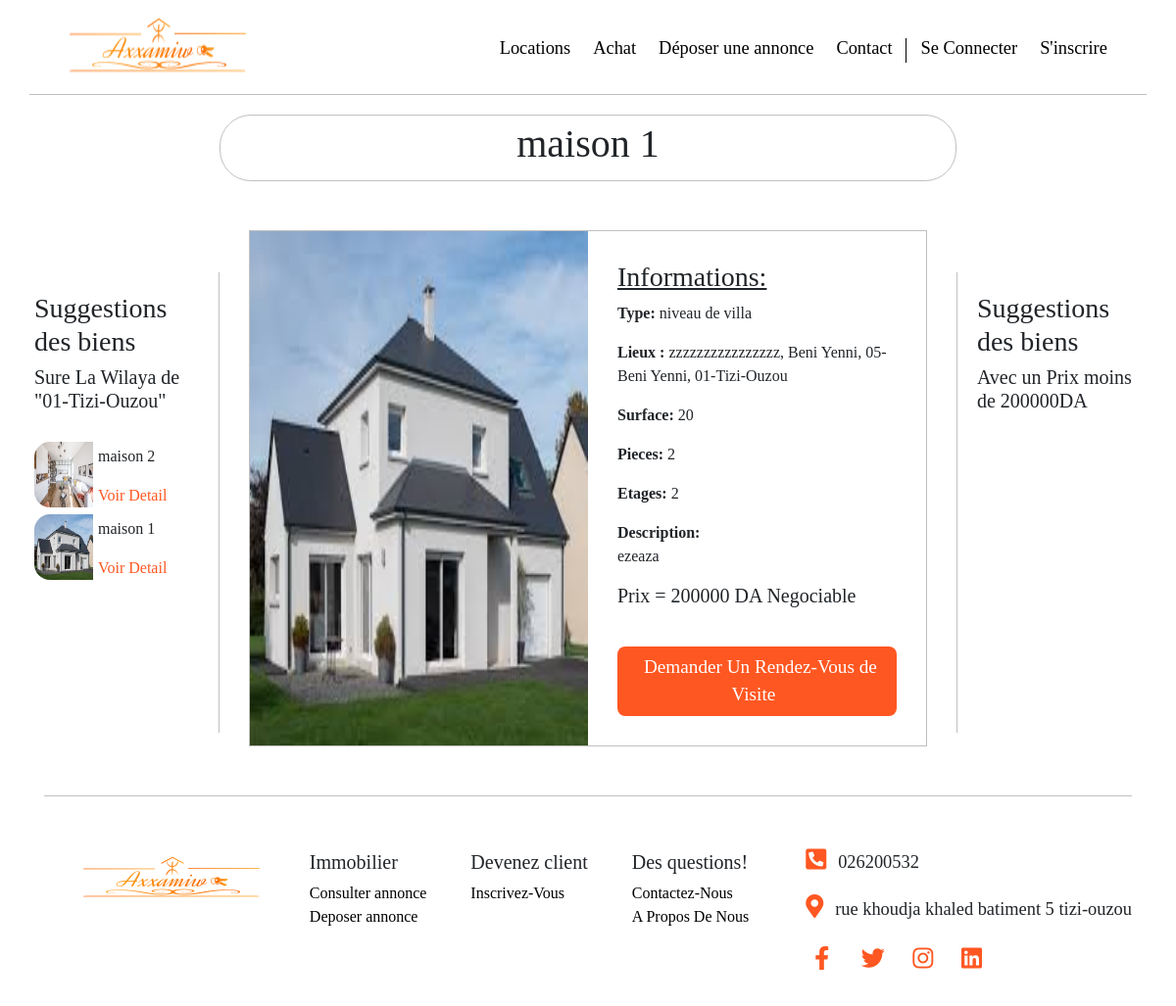
The page /pages/detail.php?id=75 on the database as committed earlier.
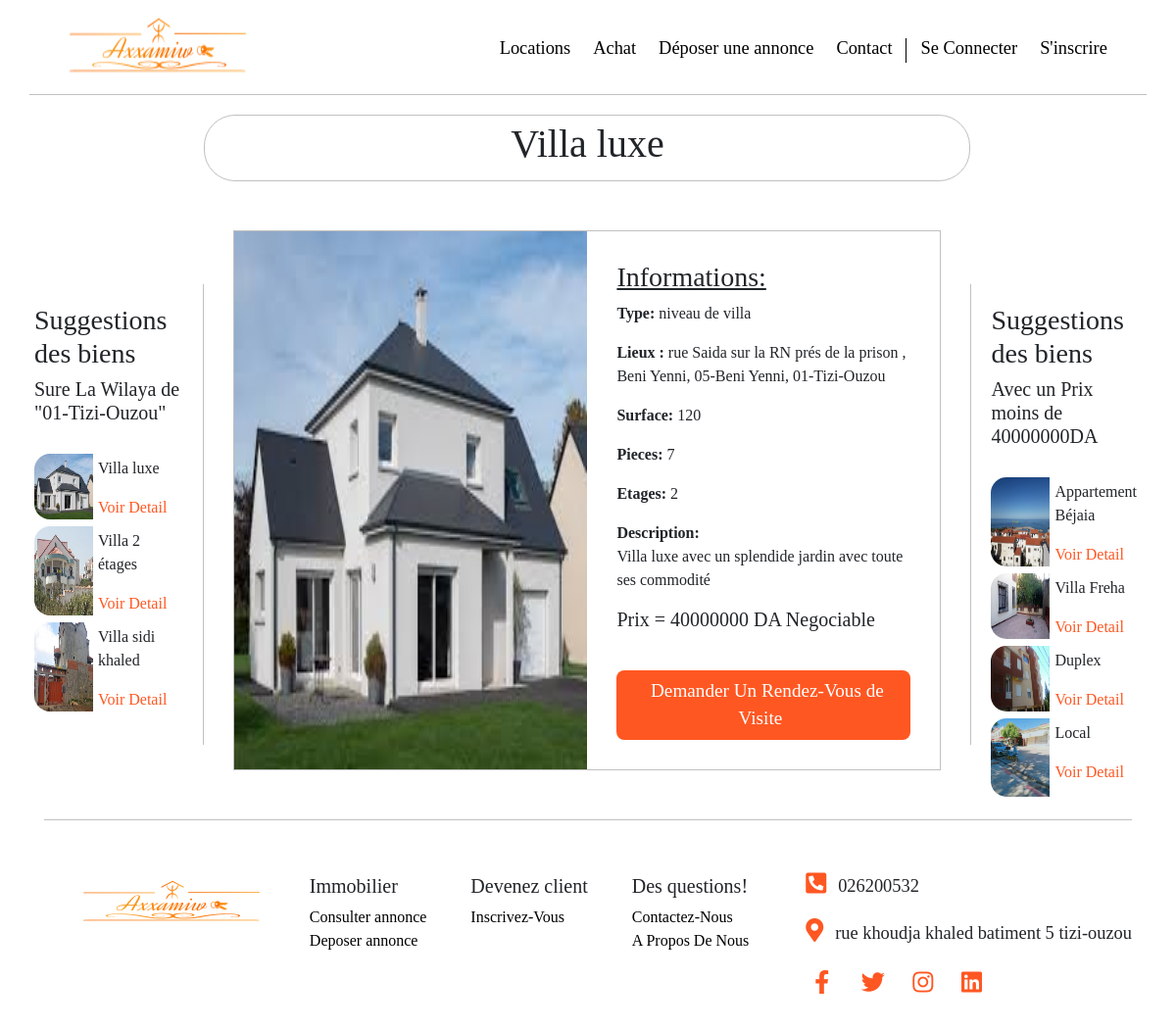
The same page on the database as committed later.
### tables this page shows
CREATE TABLE IF NOT EXISTS `biens` (
  `id` int(11) NOT NULL AUTO_INCREMENT,
  `titre` varchar(255) NOT NULL,
  `description` text NOT NULL,
  `wilaya` varchar(255) NOT NULL,
  `daira` varchar(255) NOT NULL,
  `commune` varchar(255) NOT NULL,
  `adresse` varchar(255) NOT NULL,
  `type_bien` varchar(255) NOT NULL,
  `surface` int(11) NOT NULL,
  `etage` int(11) NOT NULL,
  `pieces` varchar(255) NOT NULL,
  `prix` int(255) NOT NULL,
  `lien_img` varchar(1024) NOT NULL,
  `proprietaire` varchar(255) NOT NULL,
  PRIMARY KEY (`id`)
);

### pages/detail.php (the view, shortened to what this page needs)
<!DOCTYPE html>
<html lang="fr">
<head>
    <link rel="stylesheet" href="../style/style.css">
    <link rel="stylesheet" href="https://stackpath.bootstrapcdn.com/bootstrap/4.4.1/css/bootstrap.min.css">
    <link rel="stylesheet" href="https://cdnjs.cloudflare.com/ajax/libs/font-awesome/5.11.2/css/all.css">
</head>
<body>
<?php
include_once('../includes/header.php');
$db=new PDO('mysql:host=localhost;dbname=vilavie','root','',array(PDO::ATTR_ERRMODE => PDO::ERRMODE_EXCEPTION));
$detail_bien = $db->query('SELECT * FROM biens Where id="'.$_GET['id'].'"');
$choisie = $detail_bien->fetch();
?>
<div class="container-fluid d-flex justify-content-between fulldetail ">
<div class="suggestdetail d-flexbox flex-row" id="dairasugg">
<h3> Suggestions des biens </h3>
<h5> Sure La Wilaya de "<?php echo($choisie['wilaya']) ?>"</h5>
<div class="lesbienssugg">
<?php $bienrep = $db->query('SELECT id,titre, lien_img FROM biens Where wilaya="'.$choisie['wilaya'].'" LIMIT 0,3');
       while ($donne= $bienrep->fetch()){
         echo('<div class="d-flex suggcontainer" >
           <img src="../'.$donne['lien_img'].'" class="imgsuggestdetail" alt="l\'image du bien" >
           <div class="infosugg">
           <p>'.$donne['titre'].'</p>
            <a href="../pages/detail.php?id='.$donne['id'].'">Voir Detail</a>
            </div>
         </div>');}
?>
</div>
</div>
<div class="boxbien">
<div class="d-flex justify-content-center titrebien">
<h1> <?php echo($choisie['titre']) ?> </h1>
</div>
<div class="infobox d-flex">
<?php echo('<img class="imgdetail"src="../'. $choisie['lien_img'].'" alt="image du bien">') ?>
<div class="pointdetail">
<h3><u>Informations:</u></h3>
<?php
 echo('
<p><b> Type: </b>'.$choisie['type_bien'].'</p>
<p><b> Lieux : </b>'.$choisie['adresse'].', '.$choisie['commune'].', '.$choisie['daira'].', '.$choisie['wilaya'].'</p>
<p><b> Surface: </b>'.$choisie['surface'].'</p>
<p><b> Pieces: </b>'.$choisie['pieces'].'</p>
<p><b> Etages: </b>'.$choisie['etage'].'</p>
<p><b> Description:</b> <br/>'.$choisie['description'].' </p>
<h5> Prix = '.$choisie['prix'].' DA Negociable </h5>
<div class="text-center liendemanderdv">
<a href="./demande_rdv.php?d=biens&id='.$choisie['id'].'" class="rdvdmdbien">Demander Un Rendez-Vous de Visite</a>
</div>
');
 ?>
 </div>
</div>
</div>
<div class="suggestdetail d-flexbox flex-row " id="prixsugg">
<h3> Suggestions des biens </h3>
<h5> Avec un Prix moins de <?php echo($choisie['prix']) ?>DA</h5>
<div class="lesbienssugg" >
<?php
       $bienprix = $db->query('SELECT id,titre, lien_img FROM biens Where prix <'.$choisie['prix'].' LIMIT 0,4');
       while ($aproxis= $bienprix->fetch()){
         echo('<div class="d-flex suggcontainer" >
           <img src="../'.$aproxis['lien_img'].'" class="imgsuggestdetail" alt="l\'image du bien" >
           <div class="infosugg">
           <p>'.$aproxis['titre'].'</p>
            <a href="../pages/detail.php?id='.$aproxis['id'].'">Voir Detail</a>
            </div>
         </div>');}
?>
</div>
</div>
</div>
<?php
include_once("../includes/footer.php");
?>
</body>
</html>

Rows that differ between the two databases and show on the page:
removed biens: lien_img (picture), titre "maison 2", shown under "Sure La Wilaya de \"01-Tizi-Ouzou\""
changed biens "01-Tizi-Ouzou": titre "maison 1" → "Villa luxe"; adresse "zzzzzzzzzzzzzzzz" → "rue Saida sur la RN prés de la prison"; surface "20" → "120"; pieces "2" → "7"; description "ezeaza" → "Villa luxe avec un splendide jardin avec toute ses commodité"; prix "200000" → "40000000"
added biens: lien_img (picture), titre "Villa 2 étages", shown under "Sure La Wilaya de \"01-Tizi-Ouzou\""
added biens: lien_img (picture), titre "Villa sidi khaled", shown under "Sure La Wilaya de \"01-Tizi-Ouzou\""
added biens: lien_img (picture), titre "Appartement Béjaia", shown under "Avec un Prix moins de 40000000DA"
added biens: lien_img (picture), titre "Villa Freha", shown under "Avec un Prix moins de 40000000DA"
added biens: lien_img (picture), titre "Duplex", shown under "Avec un Prix moins de 40000000DA"
added biens: lien_img (picture), titre "Local", shown under "Avec un Prix moins de 40000000DA"
